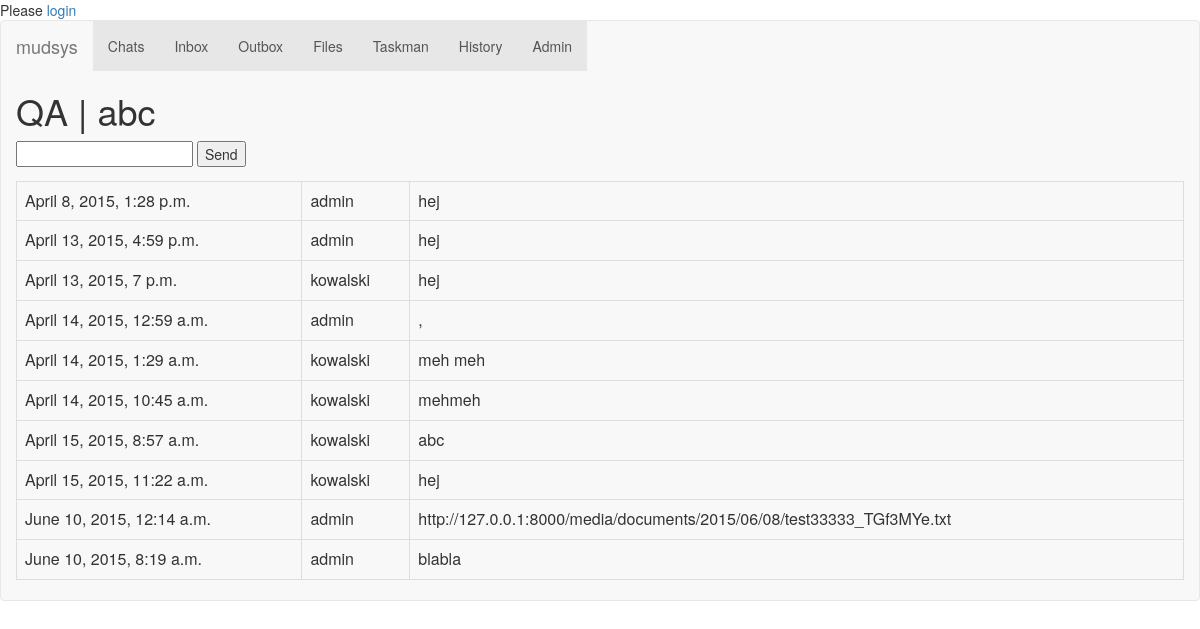
The app's page /chats/1/, older data.
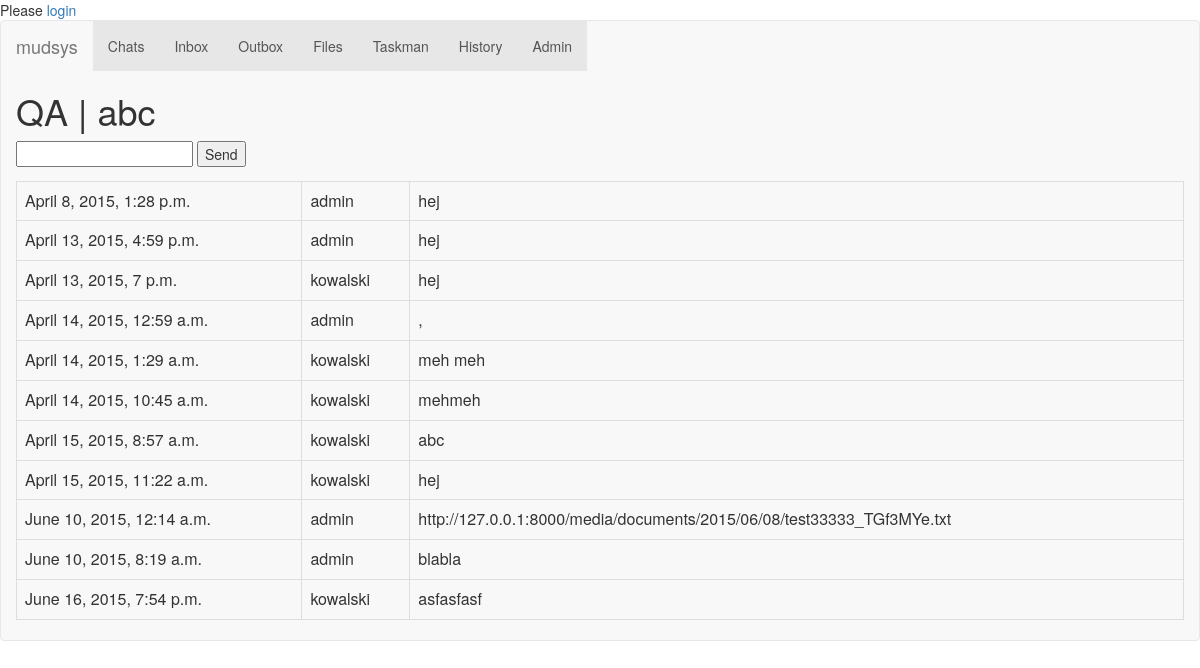
The same page, newer data.
### chat/models.py (models this page shows, shortened)
class Message(models.Model):
	chatRoom = models.ForeignKey(ChatRoom)
	user = models.ForeignKey(AUTH_USER_MODEL)
	datetime = models.DateTimeField('date published')
	content = models.CharField(max_length=200)

### chat/views.py (the view)
# urls.py: url(r'^(?P<chat_room_id>\d+)/$', views.chat_room, name='chat_room'),
def chat_room(request, chat_room_id):
	chat = get_object_or_404(ChatRoom, pk=chat_room_id)
	return render(request, 'chats/chat_room.html', {'chat': chat})

### chat/templates/chats/chat_room.html (shortened to what this page needs)
{% extends "base.html" %}
{% block content %}
<h1>{{chat.group.name}} | {{ chat.name }}</h1>
<form action="{% url 'chat:reply' chat.id %}" method="post">
<input type="text" name="message" />
<input type="submit" value="Send" />
</form>
<table class="table table-bordered" style="width:100%">
{% for message in chat.message_set.all %}
	<tr>
		<td>{{message.datetime}}</td>
		<td>{{message.user}}</td>
		<td>{{message.content}}</td>
	</tr>
{% endfor %}
</table>
{% endblock %}

Row changes from the older to the newer data that the page shows:
added Message: datetime "June 16, 2015, 7:54 p.m.", user "kowalski", content "asfasfasf"
